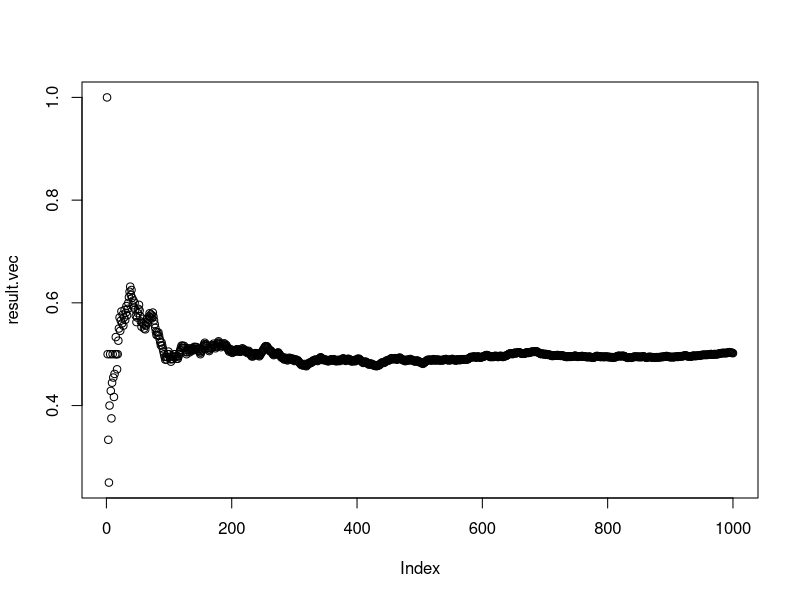
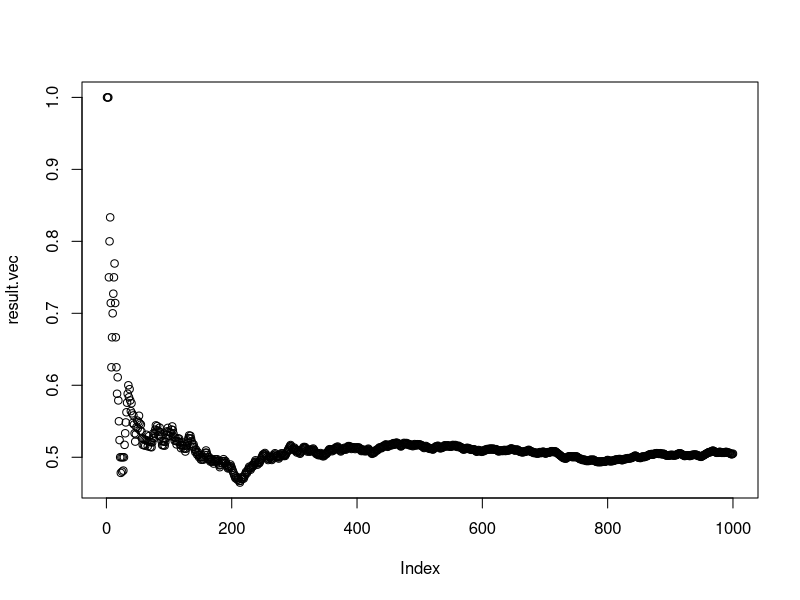
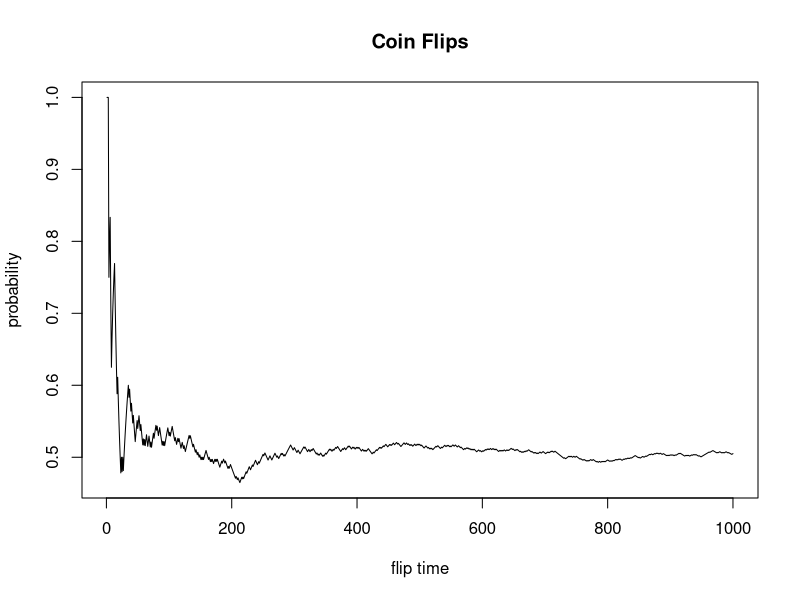
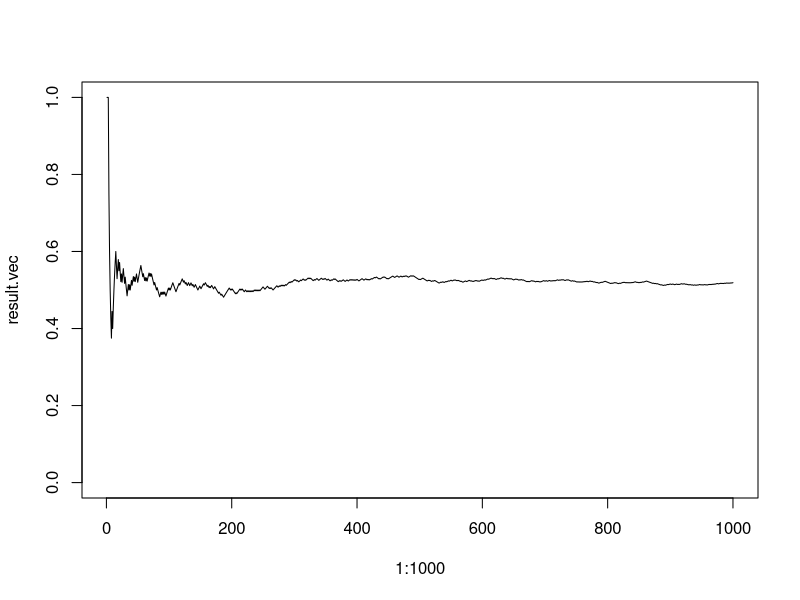
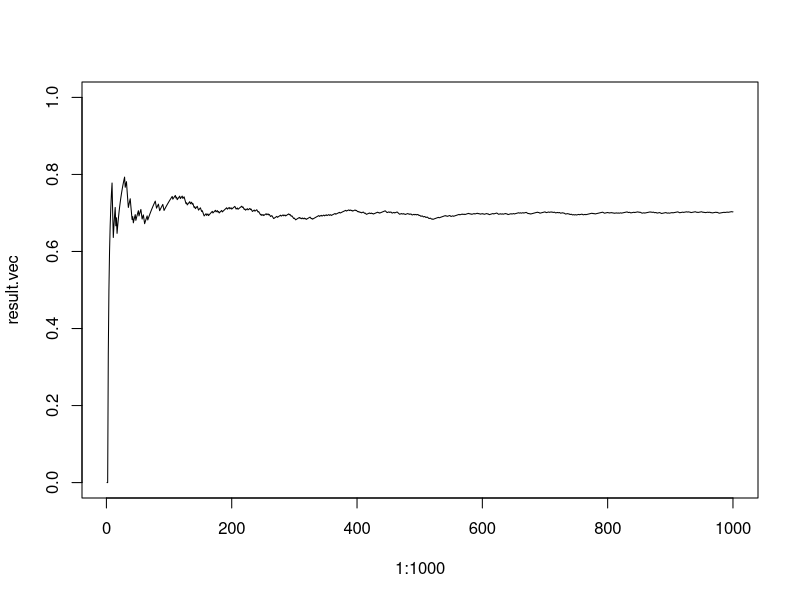
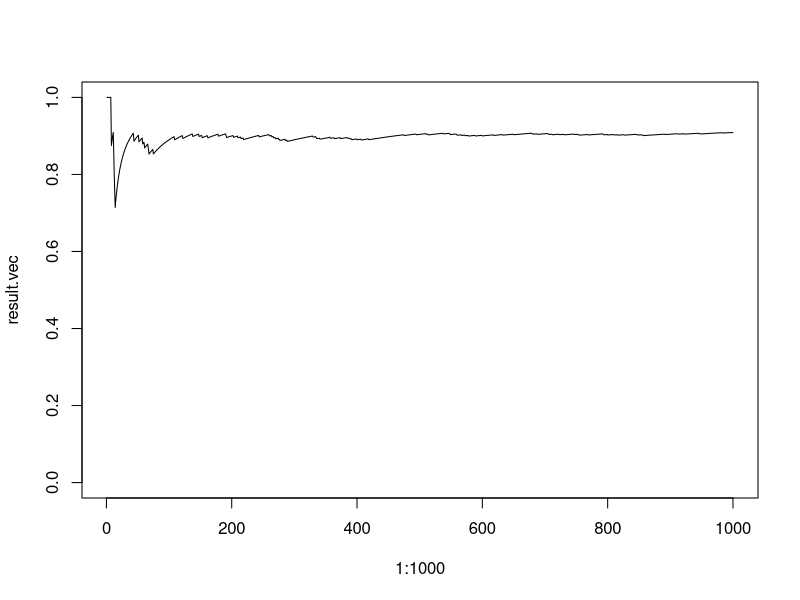
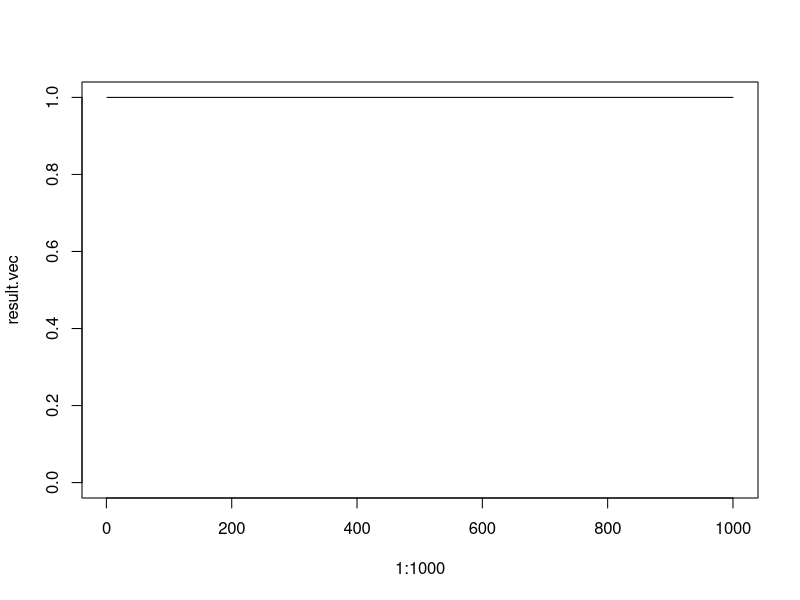
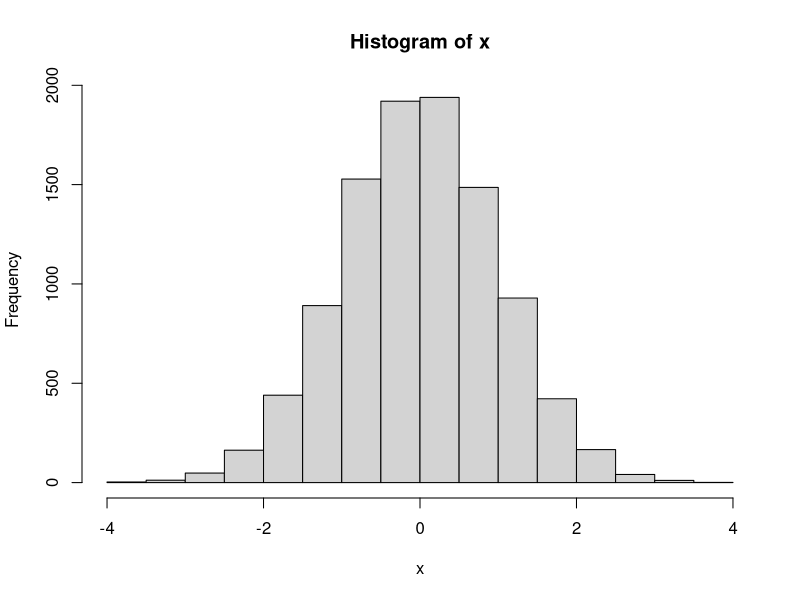

The R script that drew these images, in order:
## ---- chunk 1
# take samples from population with replacement
sample(x=c(1,2,3),size = 1, replace = T)

# take samples from population without replacement
sample(x=c(1,2,3),size = 2,replace = F)
## ---- chunk 2
no.heads <- 0
result.vec <- NULL # vector contains all probabilities

tmp <- sample(x = c(1, 0), size = 1, replace = T, prob = c(0.5, 0.5))

# add tmp to number of head
no.heads <- no.heads + tmp
result.vec <- c(result.vec, no.heads/1)
## ---- chunk 3
no.heads <- 0
result.vec <- NULL # vector contains all probabilities

for (flips in 1:1000){
# x = c(1, 0), 1 means head, 0 means tail
tmp <- sample(x = c(1, 0), size = 1, replace = T, prob = c(0.5, 0.5))

# add tmp to number of head
no.heads <- no.heads + tmp
result.vec <- c(result.vec, no.heads/flips)
}

no.heads
result.vec
plot(result.vec)
## ---- chunk 4
tmp <- sample(x = c(0,1), size = 1000, replace = T, prob = c(0.5,0.5))
no.heads <- cumsum(tmp)
result.vec <- no.heads/1:1000
plot(result.vec)
## ---- chunk 5
plot(1:1000, result.vec, type="l", main="Coin Flips", xlab='flip time', ylab='probability')
## ---- chunk 6
coinFlip <- function(head.prob) {
no.heads <- 0
result.vec <- NULL
for (flips in 1:1000){
  tmp <- sample(x=c(1, 0), size=1, replace=T,prob=c(head.prob, 1 - head.prob))
  no.heads <- no.heads + tmp
  result.vec <- c(result.vec, no.heads/flips)
}
plot(1:1000, result.vec, type="l", ylim = c(0, 1))
}
## ---- chunk 7
coinFlip(0.5)
coinFlip(0.7)
coinFlip(0.9)
coinFlip(1)
## ---- chunk 8
x <- rnorm(n = 10000, mean = 0, sd = 1)
hist(x) # histogram
hist(x, nclass = 40, main = "mu = 0, sigma = 1")
## ---- chunk 9
x <- rnorm(n = 10000, mean = 0, sd = 5)
hist(x, nclass = 40, main = "mu = 0, sigma = 5")
## ---- chunk 10
set.seed(888888)
rnorm(5)
## ---- chunk 11
dnorm(x = 0)
## ---- chunk 12
pnorm(q = 0) # F(0) = P(X <= 0) = 0.5
## ---- chunk 13
qnorm(p = 0.5)
## ---- chunk 14
x <- rpois(1000, lambda = 2)
hist(x, nclass = 40)
## ---- chunk 15
x <- rexp(1000)
hist(x, nclass = 40)
## ---- chunk 16
set.seed(1)
x <- rt(1000, df = 10)
hist(x, nclass = 40)
## ---- chunk 17
# hyper-parameter
seed <- 1 # let the seed be 1
n <- 5 # quantity of random numbers
m <- 2 ^ 31 - 1
a <- 7 ^ 5
b <- 0
x <- rep(NA, n)

# initial value
x[1] <- (a * seed + b) %% m

# random number sequence
for(i in 1:(n-1)){
x[i + 1] <- (a * x[i] + b) %% m
}
x

seed <- x[n] # change the seed
x/m
## ---- chunk 18
# generate random number from uniform distribution
seed <- 1 # let the seed be 1 in global environment

rnd <- function(n){
m <- 2 ^ 31 - 1
a <- 7 ^ 5
b <- 0
x <- rep(NA, n)
x[1] <- (a * seed + b) %% m
for(i in 1:(n-1)){
x[i + 1] <- (a * x[i] + b) %% m
}
seed <<- x[n] # change the seed in global environment
return(x/m)
}
## ---- chunk 19
rnd(5) # the first few numbers are usually bad, we can discard them
rnd(5)

# use the same seed to replicate the results
seed <- 1
rnd(5) # same number for seed = 1

# change the seed
seed <- 100 
rnd(5)

# use the current system time as seed
seed <- as.numeric(Sys.time())
rnd(5)
## ---- chunk 20
U <- rnd(10000) # 10000 uniform r.v.
hist(U)
## ---- chunk 21
# qnorm() is the quantile function (inverse CDF) of normal distribution
X <- qnorm(U) # X follows normal distribution
hist(X, nclass = 40) # histogram of normal distribution
hist(rnorm(10000), 40) # equivalent to the above statement
hist(qexp(rnd(10000), rate = 1), nclass = 40) # exponential distribution
## ---- chunk 22
N <- 10000
x <- rnd(N)
y <- rnd(N)

n.red.bool <- x^2 + y^2 <= 1
n.red.num <- sum(n.red.bool) # vectorized calculation

area.quarter.circle <- n.red.num / N
(Pi <- 4 * area.quarter.circle) # force output
